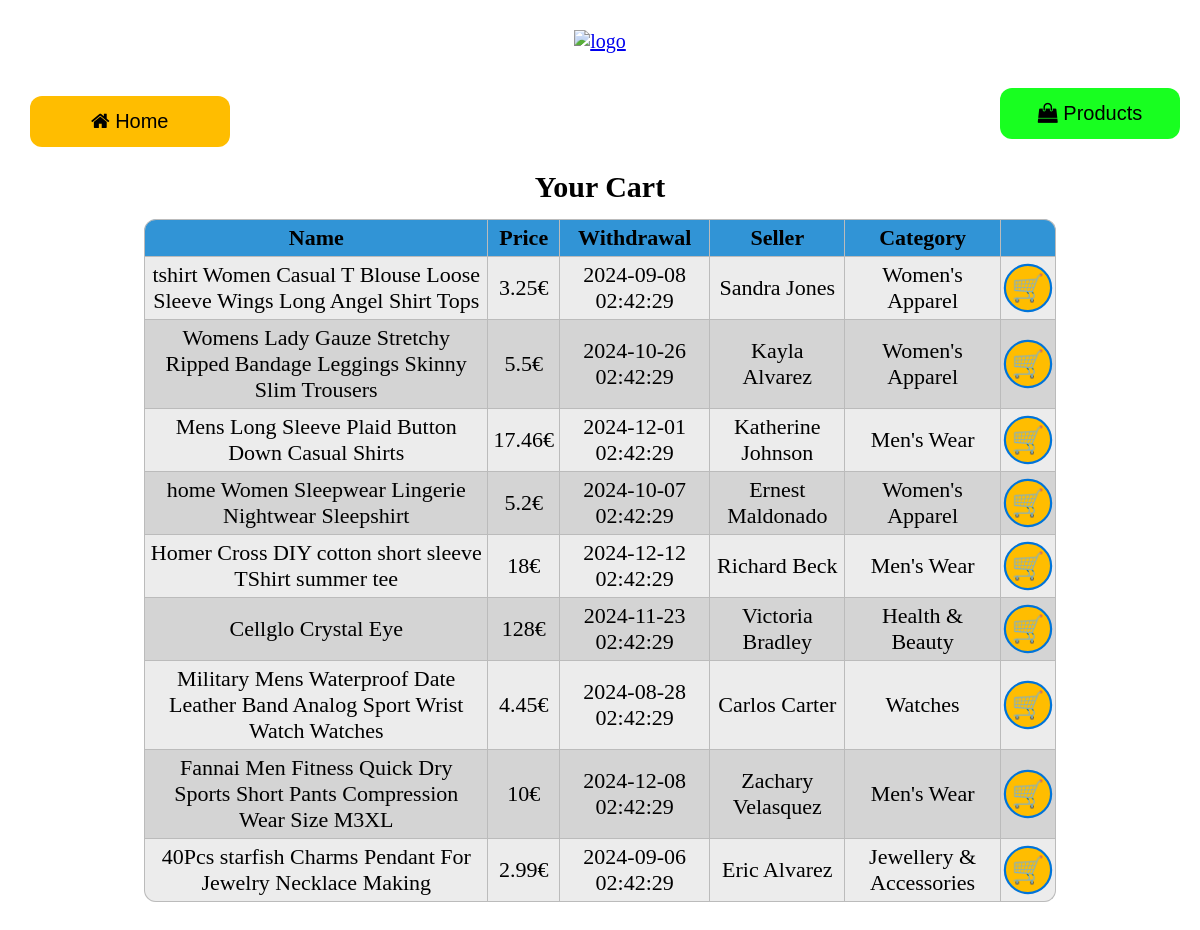
Screenshot of /cart.php (signed in) with the database file from the repository.
### tables this page shows
CREATE TABLE `products` (
  `ID` int(11) NOT NULL,
  `NAME` varchar(100) NOT NULL,
  `PRODUCTCODE` varchar(50) NOT NULL,
  `PRICE` float NOT NULL,
  `DATEOFWITHDRAWAL` datetime NOT NULL,
  `SELLERNAME` varchar(50) NOT NULL,
  `SELLERID` int(11) NOT NULL,
  `CATEGORY` varchar(50) NOT NULL
);

### src/cart.php (the view, shortened to what this page needs)
<!DOCTYPE html>
<html>
<link rel="stylesheet" href="https://cdnjs.cloudflare.com/ajax/libs/font-awesome/4.7.0/css/font-awesome.min.css">
<link rel="stylesheet" type="text/css" href="css_styles/cart.css?<?php echo time(); ?>">
</head>
<body style="background-color: white;">
<div class="imgcontainer">
    <a href="welcome.php">
        <img src="images/logos/logo+name.png" alt="logo" class="logo">
    </a>
</div><br>
<button onclick="location.href='welcome.php'" class="btn home_button"><i class="fa fa-home" aria-hidden="true"></i> Home</button>
<button onclick="location.href='products.php'" class="btn products_button_right"><i class="fa fa-shopping-bag" aria-hidden="true"></i> Products</button>
<div class="cart_head">
    <b>Your Cart</b>
</div>
<div class="container">
<?php
    $conn = OpenCon();
    $id = $_SESSION['id'];
    $sql = "SELECT c.ID, p.NAME, p.PRICE, p.DATEOFWITHDRAWAL, p.SELLERNAME, p.CATEGORY
    FROM products p
    INNER JOIN (SELECT carts.* FROM carts WHERE carts.USERID = '$id') c ON p.ID = c.PRODUCTID;";
    $result = mysqli_query($conn, $sql) or die("Bad query: $sql");
    if(mysqli_num_rows($result) == 0){
      echo "<div class=\"no_cart_head\">
              <b>No cart items yet. Add from products page:</b>
            </div>
            <button onclick=\"location.href='products.php'\" class=\"btn products_button\"><i class=\"fa fa-shopping-bag\" aria-hidden=\"true\"></i> Products</button><br>";
    }else{
    echo"<table>";
    echo"<tr><th>Name</th><th>Price</th><th>Withdrawal</th><th>Seller</th><th>Category</th><th></th></tr>\n";
    while($row = mysqli_fetch_assoc($result)) { ?>
        <tr id="remove<?php echo $row['ID']?>">
        <?php
        echo "<td data-input=\"name\">{$row['NAME']}</td>
        <td data-input=\"price\">{$row['PRICE']}€</td>
        <td data-input=\"withdrawal\">{$row['DATEOFWITHDRAWAL']}</td>
        <td data-input=\"seller\">{$row['SELLERNAME']}</td>
        <td data-input=\"category\">{$row['CATEGORY']}</td>"?>
        <td>
                <label for="heart(<?php echo $row['ID'];  ?> )"></label>
        </td>
          <?php echo "</td>
        </tr>\n";
    }
    echo "</table>";
  }
?>
</body>
</html>

### src/css_styles/cart.css (style rules this page uses)
body { font-family: Trebuchet MS; }
body { margin: 30px; background-color: white; }
table { font-family: Trebuchet MS; border-collapse: separate; border-spacing: 0; width: 80%; font-size: 22px; text-align: center; margin-left: auto; margin-right: auto; justify-content: center; cursor: default; }
table tr th, table tr td { border-right: 1px solid #bbb; border-bottom: 1px solid #bbb; padding: 5px; cursor: default; }
table tr th:first-child, table tr td:first-child { border-left: 1px solid #bbb; }
table tr th { background: #3194d6; border-top: 1px solid #bbb; text-align: left; text-align: center; }
table tr:first-child th:first-child { border-top-left-radius: 12px; }
table tr:first-child th:last-child { border-top-right-radius: 12px; }
table tr:last-child td:first-child { border-bottom-left-radius: 12px; }
table tr:last-child td:last-child { border-bottom-right-radius: 12px; }
table tr:nth-child(even) { background: #ececec; }
table tr:nth-child(odd) { background: #D4D4D4; }
.container { width: 100%; margin: 0 auto; text-align: center; }
.imgcontainer { text-align: center; margin: 24px 0 12px 0; }
img.logo { width: 10%; }
.cart_head { background-color: transparent; justify-content: center; display: flex; color: black; font-size: 30px; margin: 15px 0; }
.home_button { background-color: #ffbd00; padding: 14px 20px; margin: 8px 0; border: none; text-align: center; cursor: pointer; width: 17.5%; border-radius: 12px; justify-content: center; font-size: 20px; }
.products_button_right { background-color: #18ff20; position: absolute; right: 20px; padding: 14px 20px; border: none; text-align: center; cursor: pointer; width: 15%; border-radius: 12px; justify-content: center; font-size: 20px; }
:root { font-size: 20px; --blue: #0074D9; --darkblue: #005FB2; }
body { background: #111111; }
input + label { font-size: 1.2rem; width: 2rem; height: 2rem; display: flex; justify-content: center; align-items: center; border: .1rem solid var(--blue); border-radius: 50%; background: transparent; transition: .1s all; cursor: pointer; z-index: 999 !important; }
input + label:after { content: "🛒"; }
input:checked + label { background: #ffbd00; transform: scale(1.1); }
input:checked + label:after { content: "🛒"; }

### rows the page displays
products: NAME "tshirt Women Casual T Blouse Loose Sleeve Wings Long Angel Shirt Tops", PRICE "3.25", DATEOFWITHDRAWAL "2024-09-08 02:42:29", SELLERNAME "Sandra Jones", CATEGORY "Women's Apparel"
products: NAME "Womens Lady Gauze Stretchy Ripped Bandage Leggings Skinny Slim Trousers", PRICE "5.5", DATEOFWITHDRAWAL "2024-10-26 02:42:29", SELLERNAME "Kayla Alvarez", CATEGORY "Women's Apparel"
products: NAME "Mens Long Sleeve Plaid Button Down Casual Shirts", PRICE "17.46", DATEOFWITHDRAWAL "2024-12-01 02:42:29", SELLERNAME "Katherine Johnson", CATEGORY "Men's Wear"
products: NAME "home Women Sleepwear Lingerie Nightwear Sleepshirt", PRICE "5.2", DATEOFWITHDRAWAL "2024-10-07 02:42:29", SELLERNAME "Ernest Maldonado", CATEGORY "Women's Apparel"
products: NAME "Homer Cross DIY cotton short sleeve TShirt summer tee", PRICE "18", DATEOFWITHDRAWAL "2024-12-12 02:42:29", SELLERNAME "Richard Beck", CATEGORY "Men's Wear"
products: NAME "Cellglo Crystal Eye", PRICE "128", DATEOFWITHDRAWAL "2024-11-23 02:42:29", SELLERNAME "Victoria Bradley", CATEGORY "Health & Beauty"
products: NAME "Military Mens Waterproof Date Leather Band Analog Sport Wrist Watch Watches", PRICE "4.45", DATEOFWITHDRAWAL "2024-08-28 02:42:29", SELLERNAME "Carlos Carter", CATEGORY "Watches"
products: NAME "Fannai Men Fitness Quick Dry Sports Short Pants Compression Wear Size M3XL", PRICE "10", DATEOFWITHDRAWAL "2024-12-08 02:42:29", SELLERNAME "Zachary Velasquez", CATEGORY "Men's Wear"
products: NAME "40Pcs starfish Charms Pendant For Jewelry Necklace Making", PRICE "2.99", DATEOFWITHDRAWAL "2024-09-06 02:42:29", SELLERNAME "Eric Alvarez", CATEGORY "Jewellery & Accessories"
